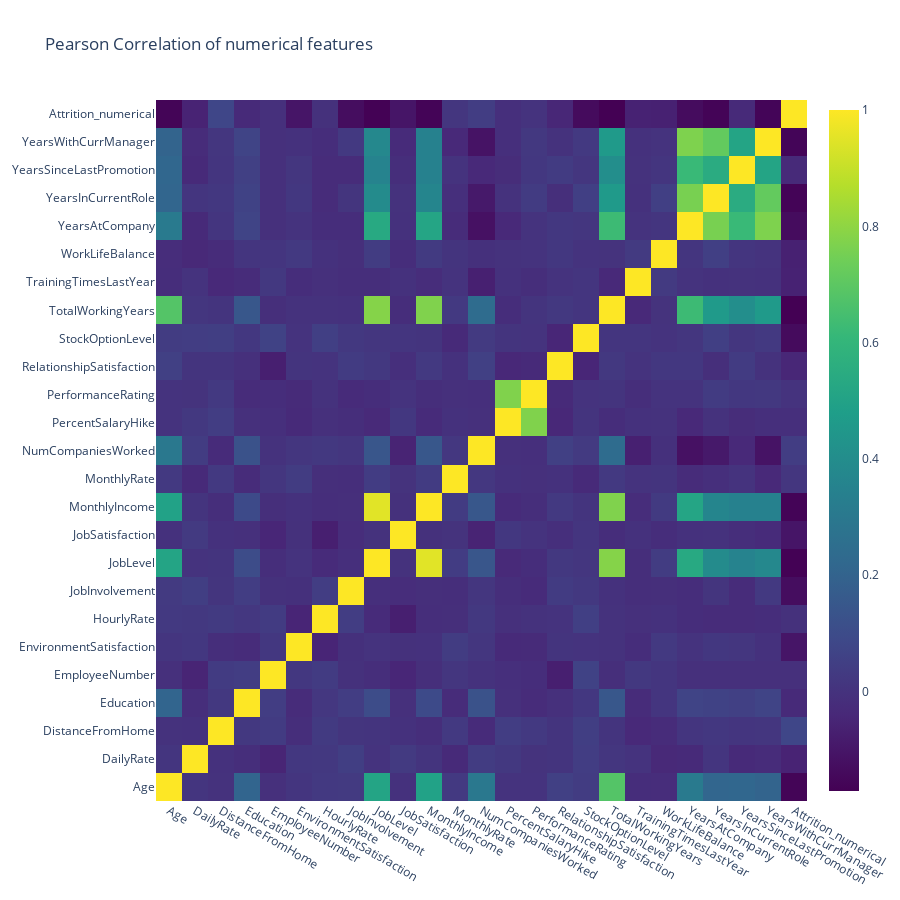

Notebook code cell kept with this figure:
### Code cell
data=go.Heatmap(z=z, x=df[numerical].columns.values, y=df[numerical].columns.values, type='heatmap', colorscale = 'Viridis', reversescale = False)

layout = go.Layout(
    title='Pearson Correlation of numerical features',
    xaxis = dict(ticks='', nticks=36),
    yaxis = dict(ticks='' ),
    width = 900, height = 900)
    
    
fig = go.Figure(data=data, layout=layout)
py.iplot(fig, filename='labelled-heatmap')

### Figure 1 — Plotly figure (JSON) as saved in the notebook; plotly's stock layout.template omitted (floating-point values rounded to 4 significant figures; data arrays with more than 128 entries replaced by an {"elided": "..."} marker saying what was removed)
{"data": [{"colorscale": [[0, "#440154"], [0.1111, "#482878"], [0.2222, "#3e4989"], [0.3333, "#31688e"], [0.4444, "#26828e"], [0.5556, "#1f9e89"], [0.6667, "#35b779"], [0.7778, "#6ece58"], [0.8889, "#b5de2b"], [1, "#fde725"]], "reversescale": false, "type": "heatmap", "x": ["Age", "DailyRate", "DistanceFromHome", "Education", "EmployeeNumber", "EnvironmentSatisfaction", "HourlyRate", "JobInvolvement", "JobLevel", "JobSatisfaction", "MonthlyIncome", "MonthlyRate", "NumCompaniesWorked", "PercentSalaryHike", "PerformanceRating", "RelationshipSatisfaction", "StockOptionLevel", "TotalWorkingYears", "TrainingTimesLastYear", "WorkLifeBalance", "YearsAtCompany", "YearsInCurrentRole", "YearsSinceLastPromotion", "YearsWithCurrManager", "Attrition_numerical"], "y": ["Age", "DailyRate", "DistanceFromHome", "Education", "EmployeeNumber", "EnvironmentSatisfaction", "HourlyRate", "JobInvolvement", "JobLevel", "JobSatisfaction", "MonthlyIncome", "MonthlyRate", "NumCompaniesWorked", "PercentSalaryHike", "PerformanceRating", "RelationshipSatisfaction", "StockOptionLevel", "TotalWorkingYears", "TrainingTimesLastYear", "WorkLifeBalance", "YearsAtCompany", "YearsInCurrentRole", "YearsSinceLastPromotion", "YearsWithCurrManager", "Attrition_numerical"], "z": {"elided": "25x25 float values"}}], "layout": {"height": 900, "title": {"text": "Pearson Correlation of numerical features"}, "width": 900, "xaxis": {"nticks": 36, "ticks": ""}, "yaxis": {"ticks": ""}}}
